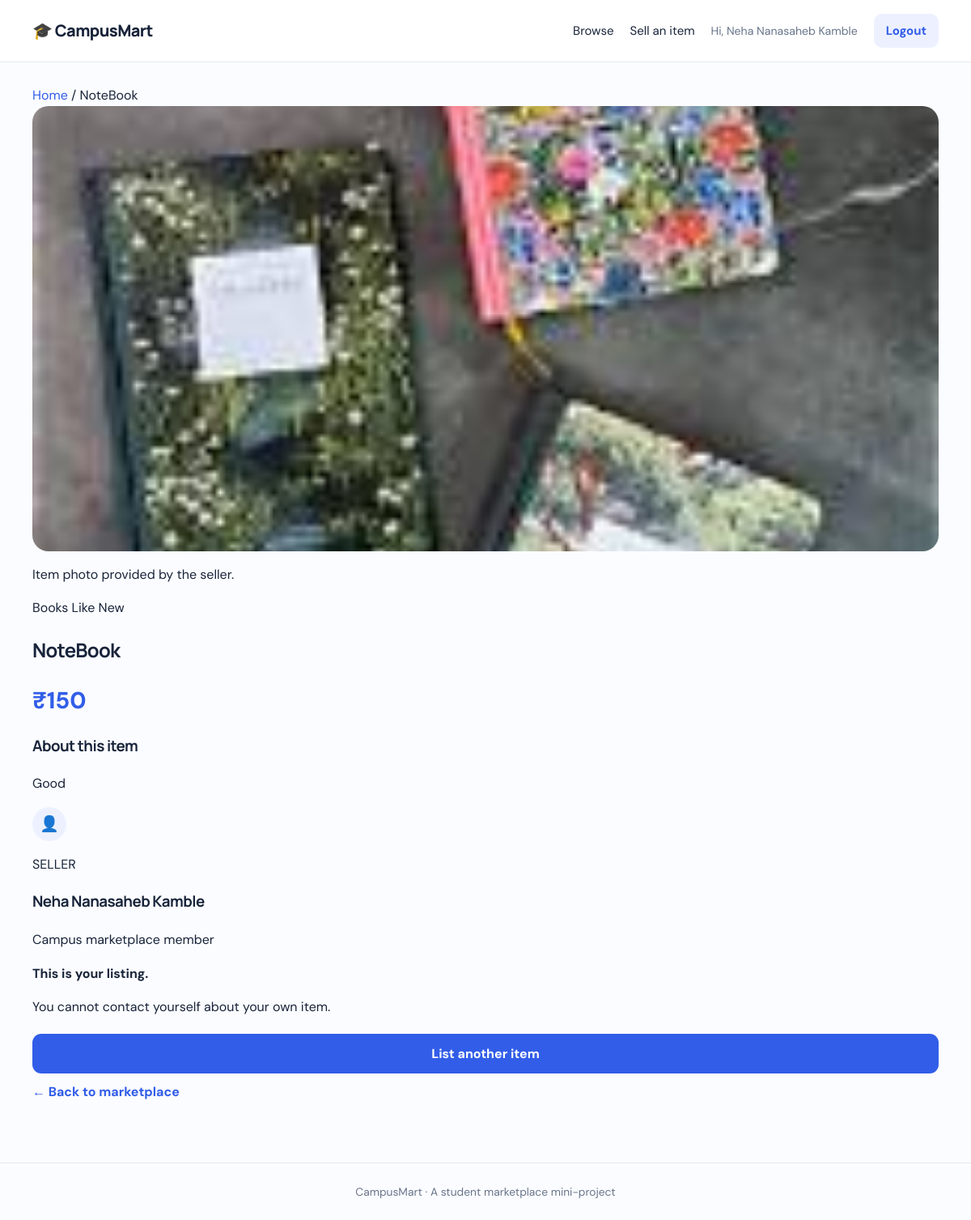
/product/2 (signed in), run on the app's committed database.
### tables this page shows
CREATE TABLE users (
                id INTEGER PRIMARY KEY AUTOINCREMENT,
                name TEXT NOT NULL,
                email TEXT NOT NULL UNIQUE,
                password_hash TEXT NOT NULL,
                created_at TIMESTAMP DEFAULT CURRENT_TIMESTAMP
            );

CREATE TABLE products (
                id INTEGER PRIMARY KEY AUTOINCREMENT,
                seller_id INTEGER NOT NULL,
                name TEXT NOT NULL,
                category TEXT NOT NULL,
                price REAL NOT NULL CHECK(price >= 0),
                condition TEXT NOT NULL,
                description TEXT NOT NULL,
                image_url TEXT,
                created_at TIMESTAMP DEFAULT CURRENT_TIMESTAMP,
                FOREIGN KEY (seller_id) REFERENCES users(id) ON DELETE CASCADE
            );

### app.py (the view, shortened to what this page needs)
@app.route(
    "/product/<int:product_id>",
    methods=["GET", "POST"]
)
def product_detail(product_id):
    with get_db() as db:
        product = db.execute("""
            SELECT
                products.*,
                users.name AS seller_name,
                users.email AS seller_email
            FROM products
            JOIN users
                ON products.seller_id = users.id
            WHERE products.id = ?
        """, (product_id,)).fetchone()
    if product is None:
        abort(404)
    return render_template(
        "product.html",
        product=product
    )

### app.py (called while the page is built)
def get_db():
    connection = sqlite3.connect(
        app.config["DATABASE"]
    )
    connection.row_factory = sqlite3.Row
    connection.execute("PRAGMA foreign_keys = ON")
    return connection

### templates/product.html (shortened to what this page needs)
{% extends "base.html" %}
{% block content %}
<div class="breadcrumb">
    <a href="{{ url_for('index') }}">Home</a>
    <span> / </span>
    <span>{{ product.name }}</span>
</div>
<section class="product-detail-page">
    <div class="detail-image-column">
        <div class="detail-image-wrap">
            {% if product.image_url %}
                <img
                    class="detail-image"
                    src="{{ url_for('static',
                                    filename=product.image_url) }}"
                    alt="{{ product.name }}"
                >
            {% endif %}
        </div>
        <p class="image-caption">
            Item photo provided by the seller.
        </p>
    </div>
    <div class="detail-content">
        <div class="product-card-top">
            <span class="category-tag">
                {{ product.category }}
            </span>
            <span class="condition-tag">
                {{ product.condition }}
            </span>
        </div>
        <h1 class="detail-title">{{ product.name }}</h1>
        <p class="detail-price">
            ₹{{ "%.2f"|format(product.price)|replace(".00", "") }}
        </p>
        <h3>About this item</h3>
        <p class="detail-description">
            {{ product.description }}
        </p>
        <div class="seller-card">
            <div class="seller-avatar seller-avatar-large">👤</div>
            <div>
                <p class="seller-label">SELLER</p>
                <h3>{{ product.seller_name }}</h3>
                <p class="seller-caption">Campus marketplace member</p>
            </div>
        </div>
        {% if session.get('user_id') == product.seller_id %}
            <div class="owner-notice">
                <strong>This is your listing.</strong>
                <p>You cannot contact yourself about your own item.</p>
            </div>
            <a href="{{ url_for('sell') }}" class="button full-width">
                List another item
            </a>
        {% endif %}
        <a href="{{ url_for('index') }}" class="back-link">
            ← Back to marketplace
        </a>
    </div>
</section>
{% endblock %}

### templates/base.html (shortened to what this page needs)
<!DOCTYPE html>
<html lang="en">
<head>
    <link rel="stylesheet" href="{{ url_for('static', filename='style.css') }}">
</head>
<body>
<header class="site-header">
    <div class="container nav">
        <a class="brand" href="{{ url_for('index') }}">🎓 CampusMart</a>
        <nav>
            <a href="{{ url_for('index') }}">Browse</a>
            {% if session.get('user_id') %}
                <a href="{{ url_for('sell') }}">Sell an item</a>
                <span class="welcome">Hi, {{ session.get('user_name') }}</span>
                <a class="nav-button" href="{{ url_for('logout') }}">Logout</a>
            {% else %}
                <a href="{{ url_for('login') }}">Login</a>
                <a class="nav-button" href="{{ url_for('register') }}">Join now</a>
            {% endif %}
        </nav>
    </div>
</header>
<main class="container main-content">
    {% block content %}{% endblock %}
</main>
<footer class="site-footer">
    <div class="container">CampusMart · A student marketplace mini-project</div>
</footer>
</body>
</html>

### static/style.css (style rules this page uses)
:root { --ink: #18243a; --muted: #68758a; --brand: #315de8; --brand-dark: #2447bd; --line: #e4e9f2; --surface: #ffffff; --soft: #f4f7fc; --green: #177c57; }
* { box-sizing: border-box; }
body { margin: 0; color: var(--ink); background: #fbfcff; font-family: "DM Sans", sans-serif; line-height: 1.6; }
h1, h2, h3, .brand { font-family: "Manrope", sans-serif; letter-spacing: -0.03em; }
a { color: var(--brand); text-decoration: none; }
.container { width: min(1120px, calc(100% - 36px)); margin: 0 auto; }
.site-header { background: rgba(255,255,255,.96); border-bottom: 1px solid var(--line); position: sticky; top: 0; z-index: 5; }
.nav { min-height: 76px; display: flex; justify-content: space-between; align-items: center; gap: 20px; }
.brand { color: var(--ink); font-size: 1.25rem; font-weight: 800; }
nav { display: flex; align-items: center; gap: 20px; font-size: .94rem; }
nav a:not(.nav-button) { color: var(--ink); }
.welcome { color: var(--muted); font-size: .88rem; }
.nav-button { background: #edf1ff; color: var(--brand); padding: 9px 15px; border-radius: 10px; font-weight: 700; }
.main-content { min-height: calc(100vh - 150px); padding-top: 28px; padding-bottom: 64px; }
.button { display: inline-flex; justify-content: center; align-items: center; border: 0; border-radius: 11px; padding: 12px 18px; color: white; background: var(--brand); font: inherit; font-weight: 700; cursor: pointer; transition: .18s ease; }
.full-width { width: 100%; margin-top: 20px; }
.back-link { display: inline-block; margin: 10px 0; font-weight: 700; }
.detail-image-wrap { background: #f0f3fa; border-radius: 20px; overflow: hidden; min-height: 340px; }
.detail-image { display: block; width: 100%; max-height: 550px; object-fit: cover; }
.detail-price { font-size: 1.8rem; font-weight: 800; color: var(--brand); margin: 8px 0; }
.seller-avatar { display: grid; place-items: center; width: 42px; height: 42px; border-radius: 50%; background: #edf1ff; font-size: 1.2rem; }
.site-footer { border-top: 1px solid var(--line); color: var(--muted); padding: 24px 0; font-size: .86rem; text-align: center; }
.full-width { display: block; width: 100%; text-align: center; }

### data on the page
users: get "Neha Nanasaheb Kamble", seller_name "Neha Nanasaheb Kamble"
products: name "NoteBook", image_url (picture), category "Books", condition "Like New", price "150", description "Good"
